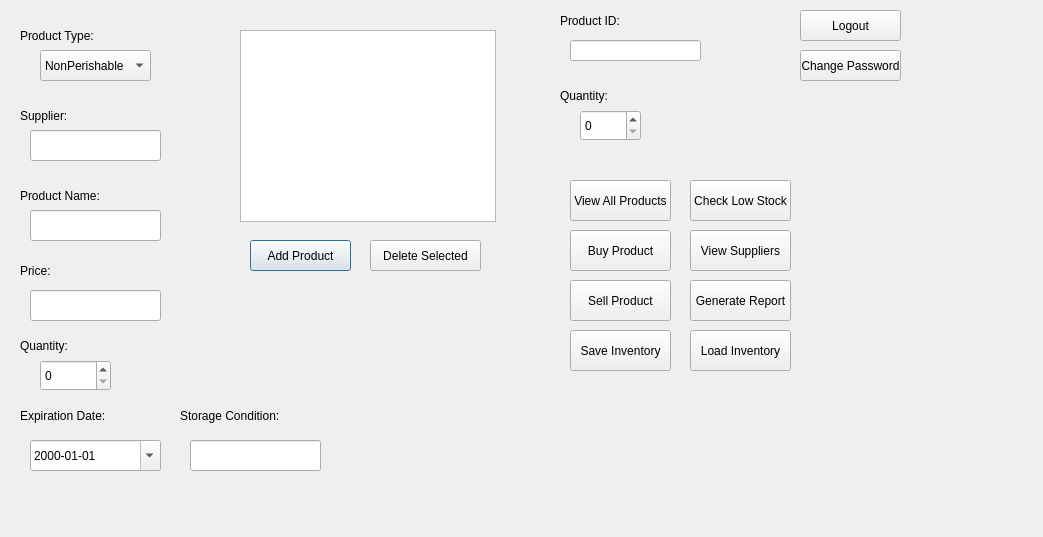
<?xml version="1.0" encoding="UTF-8"?>
<ui version="4.0">
 <class>Dialog</class>
 <widget class="QDialog" name="Dialog">
  <property name="geometry">
   <rect>
    <x>0</x>
    <y>0</y>
    <width>1043</width>
    <height>537</height>
   </rect>
  </property>
  <property name="windowTitle">
   <string>Dialog</string>
  </property>
  <widget class="QLabel" name="label_4">
   <property name="geometry">
    <rect>
     <x>20</x>
     <y>20</y>
     <width>101</width>
     <height>31</height>
    </rect>
   </property>
   <property name="text">
    <string>Product Type:</string>
   </property>
  </widget>
  <widget class="QComboBox" name="comboBoxProductType">
   <property name="geometry">
    <rect>
     <x>40</x>
     <y>50</y>
     <width>111</width>
     <height>31</height>
    </rect>
   </property>
   <item>
    <property name="text">
     <string>NonPerishable</string>
    </property>
   </item>
   <item>
    <property name="text">
     <string>Perishable</string>
    </property>
   </item>
   <item>
    <property name="text">
     <string>Food</string>
    </property>
   </item>
   <item>
    <property name="text">
     <string>Chemical</string>
    </property>
   </item>
   <item>
    <property name="text">
     <string>Raw Materials</string>
    </property>
   </item>
  </widget>
  <widget class="QLabel" name="label_5">
   <property name="geometry">
    <rect>
     <x>20</x>
     <y>100</y>
     <width>71</width>
     <height>31</height>
    </rect>
   </property>
   <property name="text">
    <string>Supplier:</string>
   </property>
  </widget>
  <widget class="QLineEdit" name="lineEditSupplier">
   <property name="geometry">
    <rect>
     <x>30</x>
     <y>130</y>
     <width>131</width>
     <height>31</height>
    </rect>
   </property>
  </widget>
  <widget class="QLabel" name="label">
   <property name="geometry">
    <rect>
     <x>20</x>
     <y>180</y>
     <width>91</width>
     <height>31</height>
    </rect>
   </property>
   <property name="text">
    <string>Product Name:</string>
   </property>
  </widget>
  <widget class="QLineEdit" name="lineEditProductName">
   <property name="geometry">
    <rect>
     <x>30</x>
     <y>210</y>
     <width>131</width>
     <height>31</height>
    </rect>
   </property>
  </widget>
  <widget class="QLabel" name="labelExpirationDate">
   <property name="geometry">
    <rect>
     <x>20</x>
     <y>400</y>
     <width>111</width>
     <height>31</height>
    </rect>
   </property>
   <property name="text">
    <string>Expiration Date:</string>
   </property>
  </widget>
  <widget class="QDateEdit" name="dateEditExpiration">
     <property name="geometry">
      <rect>
       <x>30</x>
       <y>440</y>
       <width>131</width>
       <height>31</height>
      </rect>
     </property>
     <property name="calendarPopup">
      <bool>true</bool>
     </property>
     <property name="displayFormat">
      <string>yyyy-MM-dd</string>
     </property>
  </widget>
  <widget class="QLabel" name="labelStorageCondition">
   <property name="geometry">
    <rect>
     <x>180</x>
     <y>400</y>
     <width>111</width>
     <height>31</height>
    </rect>
   </property>
   <property name="text">
    <string>Storage Condition:</string>
   </property>
  </widget>
  <widget class="QLineEdit" name="lineEditStorageCondition">
   <property name="geometry">
    <rect>
     <x>190</x>
     <y>440</y>
     <width>131</width>
     <height>31</height>
    </rect>
   </property>
  </widget>
  <widget class="QLabel" name="label_2">
   <property name="geometry">
    <rect>
     <x>20</x>
     <y>260</y>
     <width>51</width>
     <height>21</height>
    </rect>
   </property>
   <property name="text">
    <string>Price:</string>
   </property>
  </widget>
  <widget class="QLineEdit" name="lineEditPrice">
   <property name="geometry">
    <rect>
     <x>30</x>
     <y>290</y>
     <width>131</width>
     <height>31</height>
    </rect>
   </property>
  </widget>
  <widget class="QLabel" name="label_3">
   <property name="geometry">
    <rect>
     <x>20</x>
     <y>330</y>
     <width>71</width>
     <height>31</height>
    </rect>
   </property>
   <property name="text">
    <string>Quantity:</string>
   </property>
  </widget>
  <widget class="QSpinBox" name="spinBoxQuantity">
   <property name="geometry">
    <rect>
     <x>40</x>
     <y>360</y>
     <width>71</width>
     <height>31</height>
    </rect>
   </property>
  </widget>
  <widget class="QPushButton" name="buttonAddProduct">
   <property name="geometry">
    <rect>
     <x>250</x>
     <y>240</y>
     <width>101</width>
     <height>31</height>
    </rect>
   </property>
   <property name="text">
    <string>Add Product</string>
   </property>
  </widget>
  <widget class="QListWidget" name="listWidgetProducts">
   <property name="geometry">
    <rect>
     <x>240</x>
     <y>30</y>
     <width>256</width>
     <height>192</height>
    </rect>
   </property>
  </widget>
  <widget class="QPushButton" name="buttonDeleteProduct">
   <property name="geometry">
    <rect>
     <x>370</x>
     <y>240</y>
     <width>111</width>
     <height>31</height>
    </rect>
   </property>
   <property name="text">
    <string>Delete Selected</string>
   </property>
  </widget>
  <widget class="QPushButton" name="buttonViewAll">
   <property name="geometry">
    <rect>
     <x>570</x>
     <y>180</y>
     <width>101</width>
     <height>41</height>
    </rect>
   </property>
   <property name="text">
    <string>View All Products</string>
   </property>
  </widget>
  <widget class="QPushButton" name="buttonBuyProduct">
   <property name="geometry">
    <rect>
     <x>570</x>
     <y>230</y>
     <width>101</width>
     <height>41</height>
    </rect>
   </property>
   <property name="text">
    <string>Buy Product</string>
   </property>
  </widget>
  <widget class="QPushButton" name="buttonSellProduct">
   <property name="geometry">
    <rect>
     <x>570</x>
     <y>280</y>
     <width>101</width>
     <height>41</height>
    </rect>
   </property>
   <property name="text">
    <string>Sell Product</string>
   </property>
  </widget>
  <widget class="QPushButton" name="buttonCheckLowStock">
   <property name="geometry">
    <rect>
     <x>690</x>
     <y>180</y>
     <width>101</width>
     <height>41</height>
    </rect>
   </property>
   <property name="text">
    <string>Check Low Stock</string>
   </property>
  </widget>
  <widget class="QPushButton" name="buttonViewSuppliers">
   <property name="geometry">
    <rect>
     <x>690</x>
     <y>230</y>
     <width>101</width>
     <height>41</height>
    </rect>
   </property>
   <property name="text">
    <string>View Suppliers</string>
   </property>
  </widget>
  <widget class="QPushButton" name="buttonGenerateReport">
   <property name="geometry">
    <rect>
     <x>690</x>
     <y>280</y>
     <width>101</width>
     <height>41</height>
    </rect>
   </property>
   <property name="text">
    <string>Generate Report</string>
   </property>
  </widget>
  <widget class="QLabel" name="label_6">
   <property name="geometry">
    <rect>
     <x>560</x>
     <y>10</y>
     <width>81</width>
     <height>21</height>
    </rect>
   </property>
   <property name="text">
    <string>Product ID:</string>
   </property>
  </widget>
  <widget class="QLineEdit" name="lineEditProductId">
   <property name="geometry">
    <rect>
     <x>570</x>
     <y>40</y>
     <width>131</width>
     <height>21</height>
    </rect>
   </property>
  </widget>
  <widget class="QLabel" name="labelQuantity">
   <property name="geometry">
    <rect>
     <x>560</x>
     <y>80</y>
     <width>71</width>
     <height>31</height>
    </rect>
   </property>
   <property name="text">
    <string>Quantity:</string>
   </property>
  </widget>
  <widget class="QSpinBox" name="spinBoxBuySellQuantity">
   <property name="geometry">
    <rect>
     <x>580</x>
     <y>110</y>
     <width>61</width>
     <height>31</height>
    </rect>
   </property>
  </widget>
  <widget class="QPushButton" name="buttonLogout">
   <property name="geometry">
    <rect>
     <x>800</x>
     <y>10</y>
     <width>101</width>
     <height>31</height>
    </rect>
   </property>
   <property name="text">
    <string>Logout</string>
   </property>
  </widget>
  <widget class="QPushButton" name="buttonChangePassword">
   <property name="geometry">
    <rect>
     <x>800</x>
     <y>50</y>
     <width>101</width>
     <height>31</height>
    </rect>
   </property>
   <property name="text">
    <string>Change Password</string>
   </property>
  </widget>
  <widget class="QPushButton" name="buttonSaveInventory">
   <property name="geometry">
    <rect>
     <x>570</x>
     <y>330</y>
     <width>101</width>
     <height>41</height>
    </rect>
   </property>
   <property name="text">
    <string>Save Inventory</string>
   </property>
  </widget>
  <widget class="QPushButton" name="buttonLoadInventory">
   <property name="geometry">
    <rect>
     <x>690</x>
     <y>330</y>
     <width>101</width>
     <height>41</height>
    </rect>
   </property>
   <property name="text">
    <string>Load Inventory</string>
   </property>
  </widget>
 </widget>
 <resources/>
 <connections/>
</ui>
